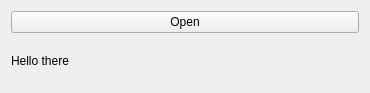
<?xml version="1.0" encoding="UTF-8"?>
<ui version="4.0">
 <class>Form</class>
 <widget class="QWidget" name="Form">
  <property name="geometry">
   <rect>
    <x>0</x>
    <y>0</y>
    <width>370</width>
    <height>93</height>
   </rect>
  </property>
  <property name="windowTitle">
   <string>Form</string>
  </property>
  <layout class="QVBoxLayout" name="verticalLayout">
   <item>
    <widget class="QPushButton" name="pushButton">
     <property name="text">
      <string>Open</string>
     </property>
    </widget>
   </item>
   <item>
    <widget class="QLabel" name="label">
     <property name="text">
      <string>Hello there</string>
     </property>
    </widget>
   </item>
  </layout>
 </widget>
 <resources/>
 <connections/>
</ui>
